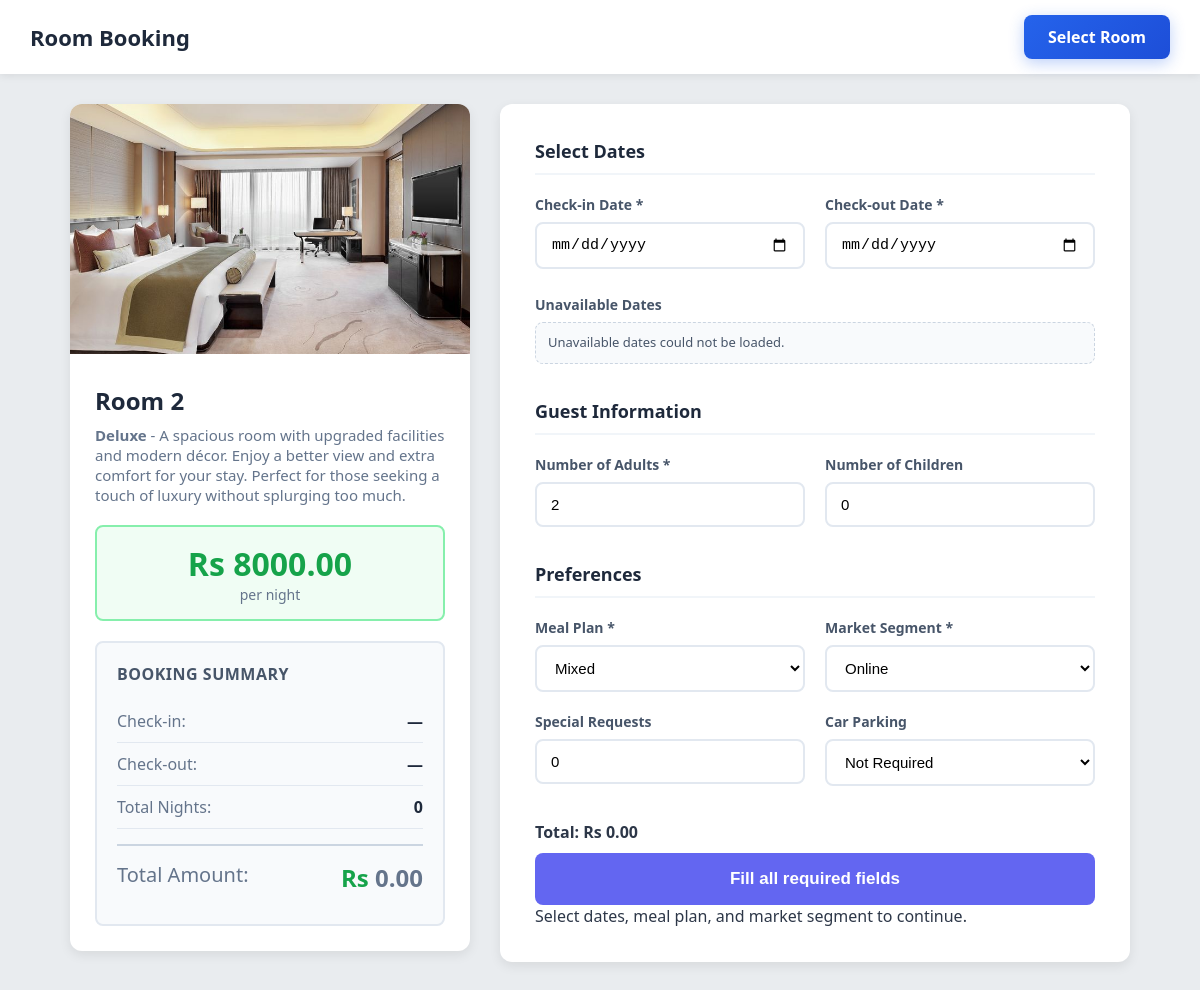
Before: /book_room/2 (signed in) with the older database file.
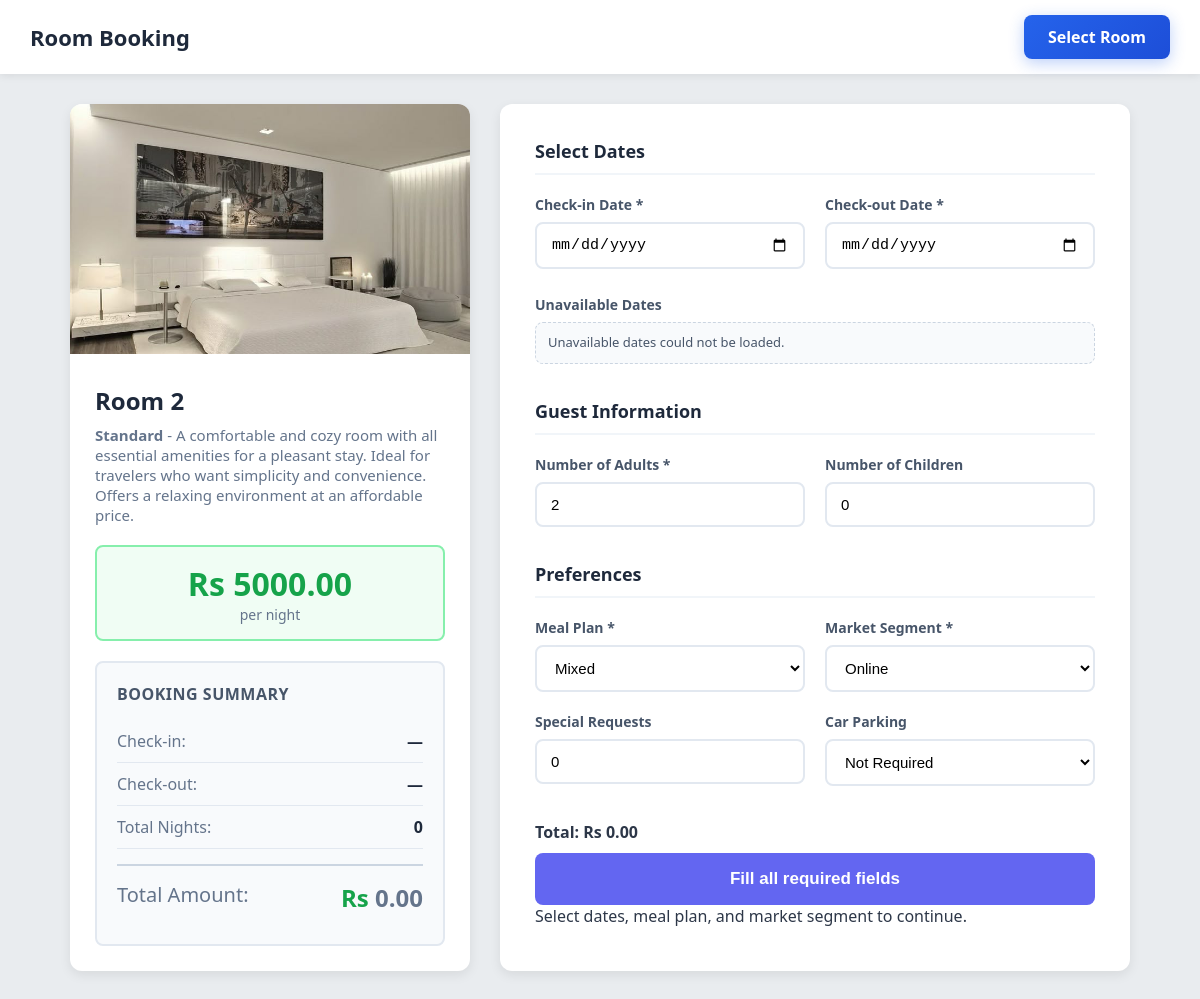
After: the same page with the newer database file.
### tables this page shows
CREATE TABLE room_types (
            room_type_id INTEGER PRIMARY KEY AUTOINCREMENT,
            room_type_name TEXT UNIQUE NOT NULL,
            description TEXT,
            price_per_night INTEGER,
            image_path TEXT
        );

CREATE TABLE rooms (
            room_id INTEGER PRIMARY KEY AUTOINCREMENT,
            room_number TEXT UNIQUE NOT NULL,
            room_type_id INTEGER NOT NULL,
            price_per_night INTEGER,
            FOREIGN KEY(room_type_id) REFERENCES room_types(room_type_id) ON DELETE CASCADE
        );

### app.py (the view, shortened to what this page needs)
@app.route("/book_room/<int:room_id>", methods=["GET", "POST"])
@login_required
def book_room(room_id):
    conn = get_db_connection()
    room = conn.execute("""
        SELECT r.room_id, r.room_number, r.price_per_night, t.room_type_name, t.image_path, t.description
        FROM rooms r
        JOIN room_types t ON r.room_type_id = t.room_type_id
        WHERE r.room_id=?
    """, (room_id,)).fetchone()
    if not room:
        flash("Room not found!", "danger")
        conn.close()
        return redirect(url_for("user_dashboard"))
    meal_plans = conn.execute("SELECT * FROM meal_plans").fetchall()
    segments = conn.execute("SELECT * FROM market_segments").fetchall()
    customer_id = session["user_id"]
    prev_bookings = conn.execute("""
        SELECT booking_status FROM bookings WHERE customer_id = ? ORDER BY created_at DESC
    """, (customer_id,)).fetchall()
    total_previous_bookings = len(prev_bookings)
    previous_cancellations = sum(1 for b in prev_bookings if b["booking_status"] == "Canceled")
    previous_successful = sum(1 for b in prev_bookings if b["booking_status"] == "Not_Canceled")
    repeated_guest = 1 if total_previous_bookings > 0 else 0
    booked_rows = conn.execute("""
        SELECT arrival_year, arrival_month, arrival_date,
               total_nights, no_of_weekend_nights, no_of_week_nights
        FROM bookings
        WHERE room_id = ? AND booking_status = 'Not_Canceled'
    """, (room_id,)).fetchall()
    conn.close()
    unavailable_ranges = []
    return render_template(
        "book_room.html",
        room=room,
        meal_plans=meal_plans,
        segments=segments,
        repeated_guest=repeated_guest,
        previous_cancellations=previous_cancellations,
        previous_successful=previous_successful,
        khalti_public_key=KHALTI_PUBLIC_KEY,  # Pass to template
        unavailable_ranges=unavailable_ranges
    )

### app.py (called while the page is built)
def get_db_connection():
    conn = sqlite3.connect(DB_PATH)
    conn.row_factory = sqlite3.Row
    conn.execute("PRAGMA foreign_keys = ON")
    return conn

def login_required(f):
    @wraps(f)
    def decorated(*args, **kwargs):
        if "user_id" not in session:
            flash("Please login first.", "warning")
            return redirect(url_for("login"))
        return f(*args, **kwargs)
    return decorated

### templates/book_room.html (shortened to what the changed rows need)
<!DOCTYPE html>
<html lang="en">
<head>
    <link rel="stylesheet" href="{{ url_for('static', filename='css/book_room.css') }}">
</head>
<body>
    <div class="top-bar">
        <h1>Room Booking</h1>
    </div>
    <div class="container">
        <div class="room-card">
            {% if room.image_path %}
            <img src="{{ url_for('static', filename='uploads/rooms/' ~ room.image_path) }}" alt="Room" class="room-image">
            {% else %}
            <img src="https://via.placeholder.com/400x250/6366f1/ffffff?text=Room+{{ room.room_number }}" alt="Room" class="room-image">
            {% endif %}
            <div class="room-info">
                <h2>Room {{ room.room_number }}</h2>
                <p class="room-type"><b>{{ room.room_type_name }}</b> - {{ room.description }}</p>
                <div class="price-tag">
                    <div class="price">Rs {{ "%.2f"|format(room.price_per_night|default(120)) }}</div>
                    <div class="per-night">per night</div>
                </div>
                <div class="summary-card">
                    <h3>Booking Summary</h3>
                    <div class="summary-row">
                    </div>
                    <div class="summary-row">
                    </div>
                    <div class="summary-row">
                    </div>
                    <div class="summary-row total-row">
                    </div>
                </div>
            </div>
        </div>
        <div class="form-card">
            <form id="bookingForm">
                <div class="section">
                    <h2>Select Dates</h2>
                </div>
                <div class="section">
                    <h2>Guest Information</h2>
                </div>
                <div class="section">
                    <h2>Preferences</h2>
                </div>
            </form>
        </div>
    </div>
</body>
</html>

Changed rows visible on the page:
no longer on this page (row unchanged): room_types: image_path (picture), room_type_name "Deluxe", description "A spacious room with upgraded facilities and modern décor. Enjoy a better view and extra comfort for your stay. Perfect for those seeking a touch of luxury without splurging too much."
now on this page (row unchanged): room_types: image_path (picture), room_type_name "Standard", description "A comfortable and cozy room with all essential amenities for a pleasant stay. Ideal for travelers who want simplicity and convenience. Offers a relaxing environment at an affordable price."
changed rooms: price_per_night "8000.00" → "5000.00"
